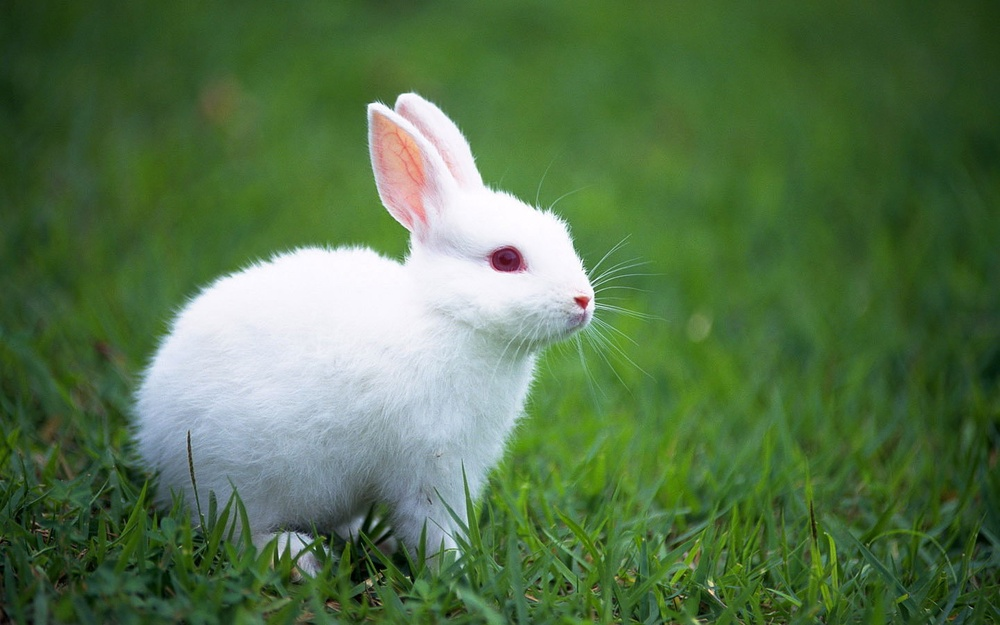
%> input picture Lab 5 - Segmentation/Global Thresholding/b2.jpg, 1000 x 625 px, shrunk from 1440 x 900 before the run
$ octave GlobalThresholding.m   (GNU Octave 9; MATLAB toolbox functions it lacks are replaced by stand-ins)
%> lines starting %> are read from the running program, lines starting %| are printed output that depends on the picture; in (x1, y1, x2, y2) boxes, pixels count from 0 and x2, y2 are one past the last pixel; in counts of white or black regions, pixels touching at a corner belong together; the program's own positions count from 1; long printed decimals are rounded
% Do image segmentation [thresholding-based]

addpath('Functions');

I = imread('b2.jpg');
%> I is the input picture: size 625x1000x3 uint8; mean R, G, B 84.8, 115, 74
I = rgb2gray(I);
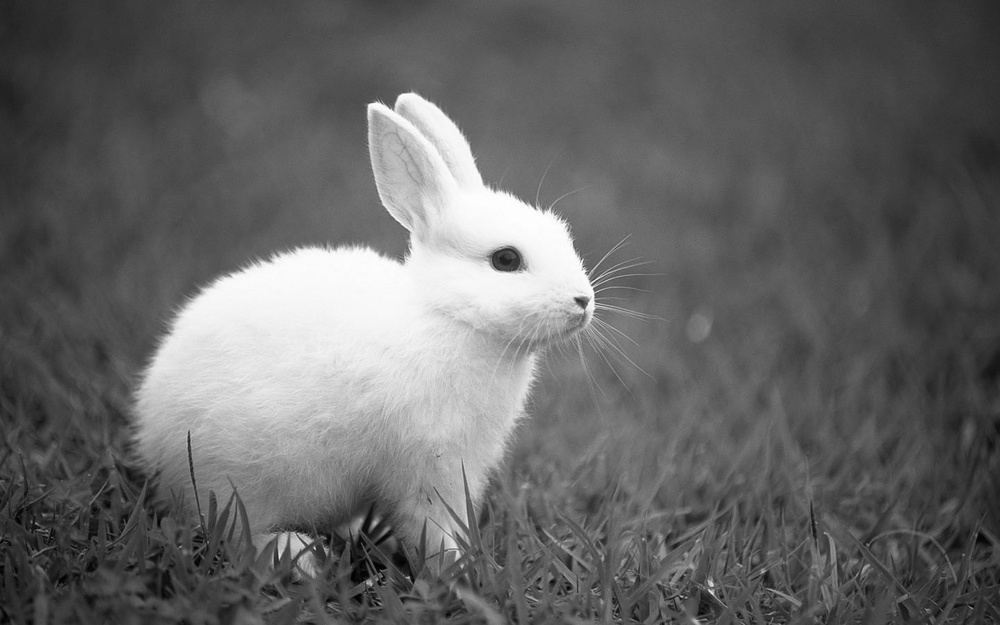
%> I: size 625x1000 uint8; min 0, max 255, mean 101.3

figure, imshow(I), title('Original Image');
figure, imhist(I), title('Original Image Histogram');
%> after `title('Original Image Histogram')`:
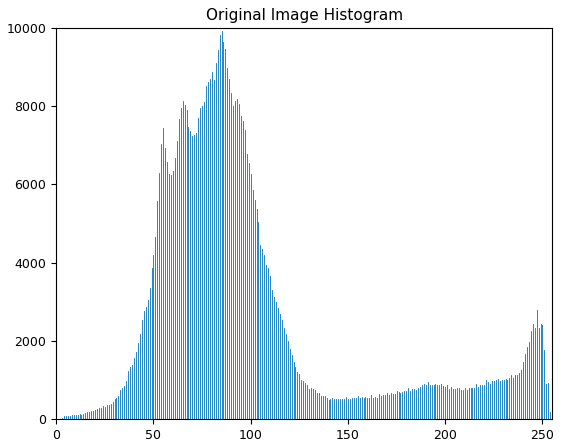
%> figure redrawn from the program's plot data; highest point at x = 85, y = 9921

threshold = graythresh(I);
%> threshold = 0.569
fprintf("threshold: %d\n", threshold);
%| threshold: 0.5686
SegmentedImg = im2bw(I, threshold);
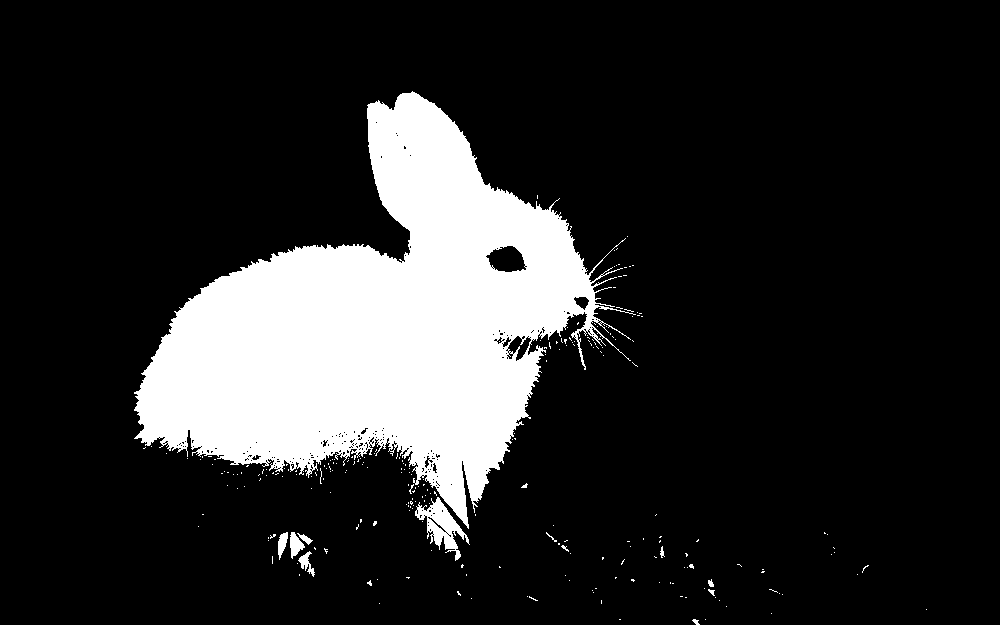
%> SegmentedImg: size 625x1000 logical; 16.2% white; 249 white regions (237 under 20 px), largest, box (x1, y1, x2, y2) and area: (134, 91, 636, 529) 98559, (415, 497, 470, 561) 1264, (290, 532, 305, 559) 225
figure, imshow(SegmentedImg), title('Segmented Image');
